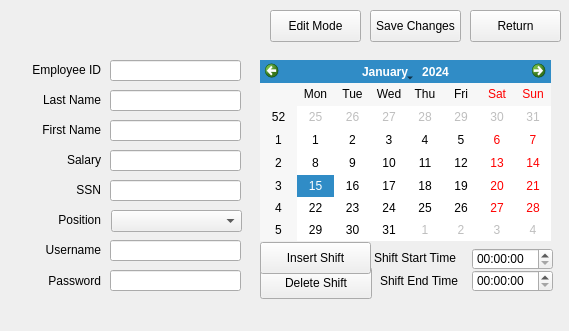
<?xml version="1.0" encoding="UTF-8"?>
<ui version="4.0">
 <class>ControlTab_ViewEditEmployee</class>
 <widget class="QWidget" name="ControlTab_ViewEditEmployee">
  <property name="geometry">
   <rect>
    <x>0</x>
    <y>0</y>
    <width>569</width>
    <height>331</height>
   </rect>
  </property>
  <property name="sizePolicy">
   <sizepolicy hsizetype="Fixed" vsizetype="Fixed">
    <horstretch>0</horstretch>
    <verstretch>0</verstretch>
   </sizepolicy>
  </property>
  <property name="windowTitle">
   <string>Employee Details</string>
  </property>
  <widget class="QLabel" name="label">
   <property name="geometry">
    <rect>
     <x>10</x>
     <y>60</y>
     <width>91</width>
     <height>20</height>
    </rect>
   </property>
   <property name="text">
    <string>Employee ID</string>
   </property>
   <property name="alignment">
    <set>Qt::AlignRight|Qt::AlignTrailing|Qt::AlignVCenter</set>
   </property>
  </widget>
  <widget class="QLabel" name="label_lastName">
   <property name="geometry">
    <rect>
     <x>10</x>
     <y>90</y>
     <width>91</width>
     <height>20</height>
    </rect>
   </property>
   <property name="text">
    <string>Last Name</string>
   </property>
   <property name="alignment">
    <set>Qt::AlignRight|Qt::AlignTrailing|Qt::AlignVCenter</set>
   </property>
  </widget>
  <widget class="QLabel" name="label_3">
   <property name="geometry">
    <rect>
     <x>10</x>
     <y>150</y>
     <width>91</width>
     <height>20</height>
    </rect>
   </property>
   <property name="text">
    <string>Salary</string>
   </property>
   <property name="alignment">
    <set>Qt::AlignRight|Qt::AlignTrailing|Qt::AlignVCenter</set>
   </property>
  </widget>
  <widget class="QLabel" name="label_4">
   <property name="geometry">
    <rect>
     <x>10</x>
     <y>180</y>
     <width>91</width>
     <height>20</height>
    </rect>
   </property>
   <property name="text">
    <string>SSN</string>
   </property>
   <property name="alignment">
    <set>Qt::AlignRight|Qt::AlignTrailing|Qt::AlignVCenter</set>
   </property>
  </widget>
  <widget class="QLabel" name="label_firstName">
   <property name="geometry">
    <rect>
     <x>10</x>
     <y>120</y>
     <width>91</width>
     <height>20</height>
    </rect>
   </property>
   <property name="text">
    <string>First Name</string>
   </property>
   <property name="alignment">
    <set>Qt::AlignRight|Qt::AlignTrailing|Qt::AlignVCenter</set>
   </property>
  </widget>
  <widget class="QLabel" name="label_6">
   <property name="geometry">
    <rect>
     <x>10</x>
     <y>210</y>
     <width>91</width>
     <height>20</height>
    </rect>
   </property>
   <property name="text">
    <string>Position</string>
   </property>
   <property name="alignment">
    <set>Qt::AlignRight|Qt::AlignTrailing|Qt::AlignVCenter</set>
   </property>
  </widget>
  <widget class="QLabel" name="label_7">
   <property name="geometry">
    <rect>
     <x>10</x>
     <y>271</y>
     <width>91</width>
     <height>20</height>
    </rect>
   </property>
   <property name="text">
    <string>Password</string>
   </property>
   <property name="alignment">
    <set>Qt::AlignRight|Qt::AlignTrailing|Qt::AlignVCenter</set>
   </property>
  </widget>
  <widget class="QLabel" name="label_8">
   <property name="geometry">
    <rect>
     <x>10</x>
     <y>240</y>
     <width>91</width>
     <height>20</height>
    </rect>
   </property>
   <property name="text">
    <string>Username</string>
   </property>
   <property name="alignment">
    <set>Qt::AlignRight|Qt::AlignTrailing|Qt::AlignVCenter</set>
   </property>
  </widget>
  <widget class="QLineEdit" name="lineEdit_lastName">
   <property name="geometry">
    <rect>
     <x>110</x>
     <y>90</y>
     <width>131</width>
     <height>21</height>
    </rect>
   </property>
   <property name="maxLength">
    <number>30</number>
   </property>
  </widget>
  <widget class="QLineEdit" name="lineEdit_firstName">
   <property name="geometry">
    <rect>
     <x>110</x>
     <y>120</y>
     <width>131</width>
     <height>21</height>
    </rect>
   </property>
   <property name="maxLength">
    <number>30</number>
   </property>
  </widget>
  <widget class="QLineEdit" name="lineEdit_salary">
   <property name="geometry">
    <rect>
     <x>110</x>
     <y>150</y>
     <width>131</width>
     <height>21</height>
    </rect>
   </property>
   <property name="maxLength">
    <number>12</number>
   </property>
  </widget>
  <widget class="QLineEdit" name="lineEdit_ssn">
   <property name="geometry">
    <rect>
     <x>110</x>
     <y>180</y>
     <width>131</width>
     <height>21</height>
    </rect>
   </property>
   <property name="maxLength">
    <number>9</number>
   </property>
  </widget>
  <widget class="QLineEdit" name="lineEdit_username">
   <property name="geometry">
    <rect>
     <x>110</x>
     <y>240</y>
     <width>131</width>
     <height>21</height>
    </rect>
   </property>
   <property name="maxLength">
    <number>20</number>
   </property>
  </widget>
  <widget class="QLineEdit" name="lineEdit_password">
   <property name="geometry">
    <rect>
     <x>110</x>
     <y>270</y>
     <width>131</width>
     <height>21</height>
    </rect>
   </property>
   <property name="maxLength">
    <number>20</number>
   </property>
  </widget>
  <widget class="QLineEdit" name="lineEdit_employeeID">
   <property name="geometry">
    <rect>
     <x>110</x>
     <y>60</y>
     <width>131</width>
     <height>21</height>
    </rect>
   </property>
   <property name="maxLength">
    <number>9</number>
   </property>
  </widget>
  <widget class="QCalendar" name="calendarWidget">
   <property name="geometry">
    <rect>
     <x>260</x>
     <y>60</y>
     <width>291</width>
     <height>181</height>
    </rect>
   </property>
  </widget>
  <widget class="QTimeEdit" name="timeEdit_2">
   <property name="geometry">
    <rect>
     <x>472</x>
     <y>248</y>
     <width>81</width>
     <height>22</height>
    </rect>
   </property>
  </widget>
  <widget class="QTimeEdit" name="timeEdit_3">
   <property name="geometry">
    <rect>
     <x>472</x>
     <y>270</y>
     <width>81</width>
     <height>22</height>
    </rect>
   </property>
  </widget>
  <widget class="QLabel" name="label_9">
   <property name="geometry">
    <rect>
     <x>380</x>
     <y>273</y>
     <width>91</width>
     <height>16</height>
    </rect>
   </property>
   <property name="text">
    <string>Shift End Time</string>
   </property>
  </widget>
  <widget class="QLabel" name="label_10">
   <property name="geometry">
    <rect>
     <x>374</x>
     <y>250</y>
     <width>101</width>
     <height>16</height>
    </rect>
   </property>
   <property name="text">
    <string>Shift Start Time</string>
   </property>
  </widget>
  <widget class="QPushButton" name="pushButton_saveChanges">
   <property name="geometry">
    <rect>
     <x>370</x>
     <y>10</y>
     <width>91</width>
     <height>32</height>
    </rect>
   </property>
   <property name="text">
    <string>Save Changes</string>
   </property>
  </widget>
  <widget class="QPushButton" name="pushButton_3">
   <property name="geometry">
    <rect>
     <x>260</x>
     <y>267</y>
     <width>112</width>
     <height>32</height>
    </rect>
   </property>
   <property name="text">
    <string>Delete Shift</string>
   </property>
  </widget>
  <widget class="QPushButton" name="pushButton_4">
   <property name="geometry">
    <rect>
     <x>260</x>
     <y>242</y>
     <width>111</width>
     <height>32</height>
    </rect>
   </property>
   <property name="text">
    <string>Insert Shift</string>
   </property>
  </widget>
  <widget class="QPushButton" name="pushButton_editMode">
   <property name="geometry">
    <rect>
     <x>270</x>
     <y>10</y>
     <width>91</width>
     <height>32</height>
    </rect>
   </property>
   <property name="text">
    <string>Edit Mode</string>
   </property>
  </widget>
  <widget class="QComboBox" name="comboBox_position">
   <property name="geometry">
    <rect>
     <x>111</x>
     <y>210</y>
     <width>131</width>
     <height>22</height>
    </rect>
   </property>
  </widget>
  <widget class="QPushButton" name="pushButton_return">
   <property name="geometry">
    <rect>
     <x>470</x>
     <y>10</y>
     <width>91</width>
     <height>32</height>
    </rect>
   </property>
   <property name="text">
    <string>Return</string>
   </property>
  </widget>
 </widget>
 <customwidgets>
  <customwidget>
   <class>QCalendar</class>
   <extends>QCalendarWidget</extends>
   <header>qcalendar.h</header>
  </customwidget>
 </customwidgets>
 <tabstops>
  <tabstop>lineEdit_employeeID</tabstop>
  <tabstop>lineEdit_lastName</tabstop>
  <tabstop>lineEdit_firstName</tabstop>
  <tabstop>lineEdit_salary</tabstop>
  <tabstop>lineEdit_ssn</tabstop>
  <tabstop>lineEdit_username</tabstop>
  <tabstop>lineEdit_password</tabstop>
  <tabstop>calendarWidget</tabstop>
  <tabstop>timeEdit_2</tabstop>
  <tabstop>timeEdit_3</tabstop>
  <tabstop>pushButton_4</tabstop>
  <tabstop>pushButton_3</tabstop>
  <tabstop>pushButton_editMode</tabstop>
  <tabstop>pushButton_saveChanges</tabstop>
 </tabstops>
 <resources/>
 <connections/>
</ui>
